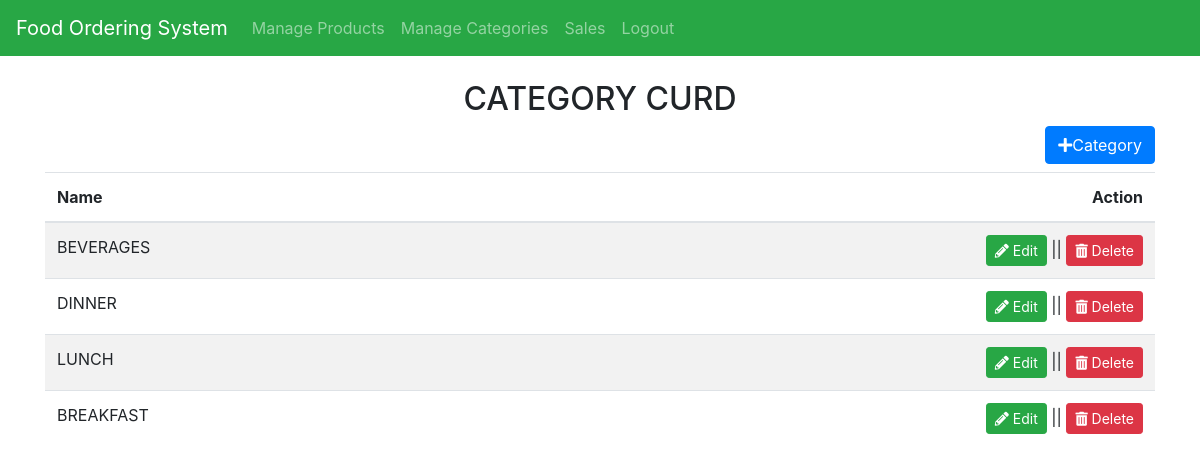
The app's page /admin/category-list.php with its own data.
### tables this page shows
CREATE TABLE `categories` (
  `categoryid` int(11) NOT NULL,
  `catname` varchar(255) NOT NULL
);

### admin/category-list.php (the view, shortened to what this page needs)
<?php
	include("admin-nav.php");
	$sql = "SELECT * FROM categories ORDER BY categoryid desc";
	$result = mysqli_query($conn,$sql);
?>
<body >
	<div class="container" style="margin-top: 80px;">
		<h2 class="text-center">CATEGORY CURD</h2>
		<div class="row" style="margin-bottom: 8px;">
			<div class="col-md-12">
				<button class="float-right btn btn-primary" data-toggle="modal" data-target="#myModal"><i class="fas fa-plus"></i>Category</button>
			</div>
		</div>
		<table class="table table-striped">
			<thead>
				<th>Name</th>
				<th class="text-right">Action</th>
			</thead>
			<?php while($row = mysqli_fetch_assoc($result)): ?>
				<tr>
					<td><?php echo $row['catname'] ?></td>
					<td class="text-right">
						<button class="btn btn-success btn-sm" data-toggle="modal" data-target="#editModal<?php echo $row['categoryid'] ?>" >
							<span class="fas fa-pencil-alt"></span> Edit
						</button>
						</div>
						 ||
						<button class="btn btn-danger btn-sm" data-toggle="modal" data-target="#delModal<?php echo $row['categoryid'] ?>" >
							<span class="fas fa-trash-alt"></span> Delete
						</button>
					</td>
				</tr>
			<?php endwhile; ?>
</body>

### records on screen
categories: catname "BEVERAGES"
categories: catname "DINNER"
categories: catname "LUNCH"
categories: catname "BREAKFAST"
